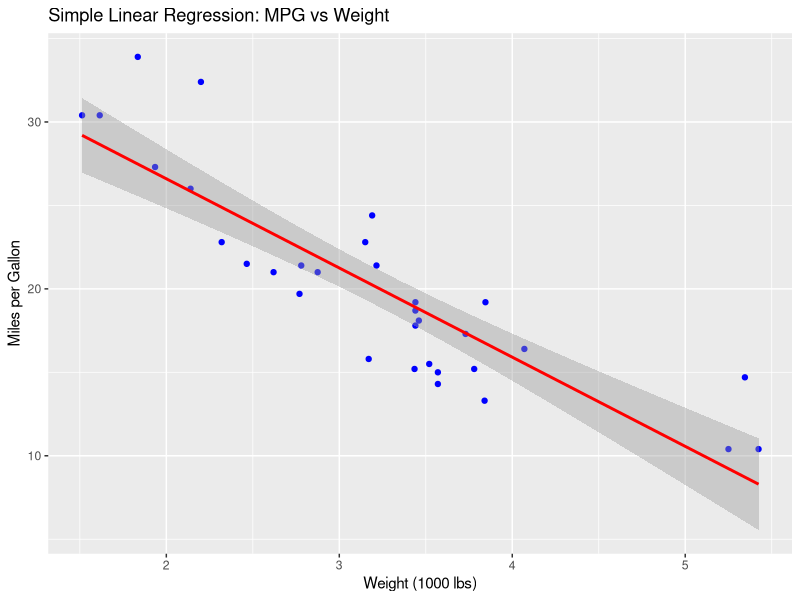
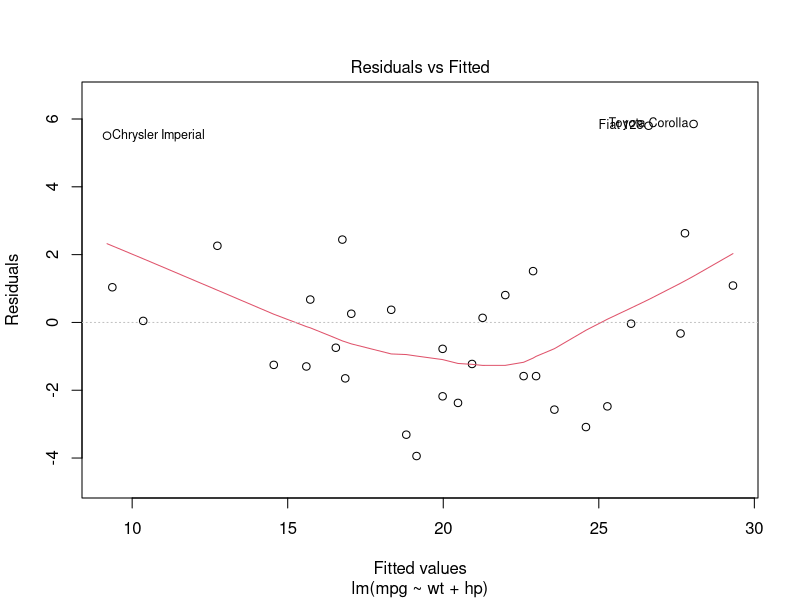
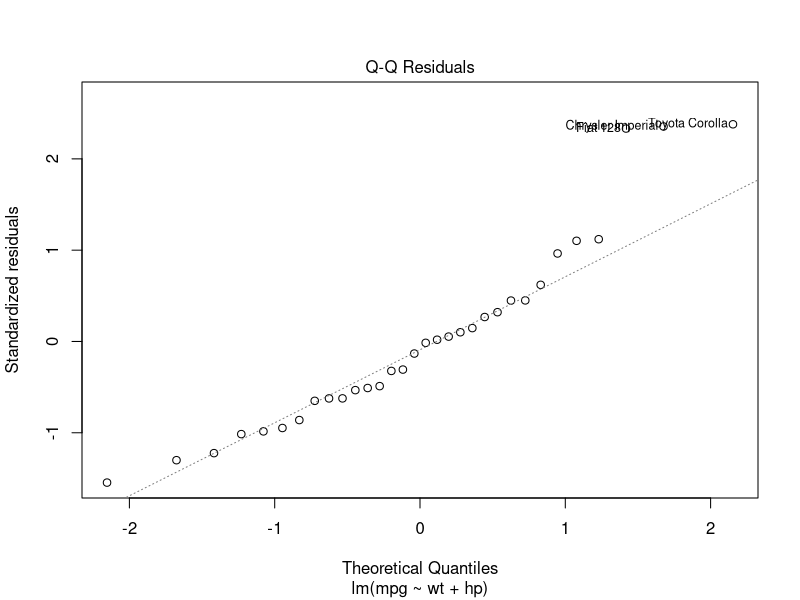

These charts were generated, in order, by the following R code:
#Practical 8: Regression Analysis in R
library(dplyr)
library(ggplot2)

# Load dataset
data("mtcars")
head(mtcars)

# 1. Simple Linear Regression: mpg predicted by wt
model_simple <- lm(mpg ~ wt, data = mtcars)
summary(model_simple)

# 2. Plot regression line
ggplot(mtcars, aes(x = wt, y = mpg)) +
  geom_point(color = "blue") +
  geom_smooth(method = "lm", se = TRUE, color = "red") +
  labs(title = "Simple Linear Regression: MPG vs Weight",
       x = "Weight (1000 lbs)",
       y = "Miles per Gallon")

# 3. Multiple Linear Regression: mpg predicted by wt and hp
model_multiple <- lm(mpg ~ wt + hp, data = mtcars)
summary(model_multiple)

# 4. Residual diagnostics
plot(model_multiple, which = 1)    # Residuals vs Fitted
plot(model_multiple, which = 2)    # Q-Q Plot
